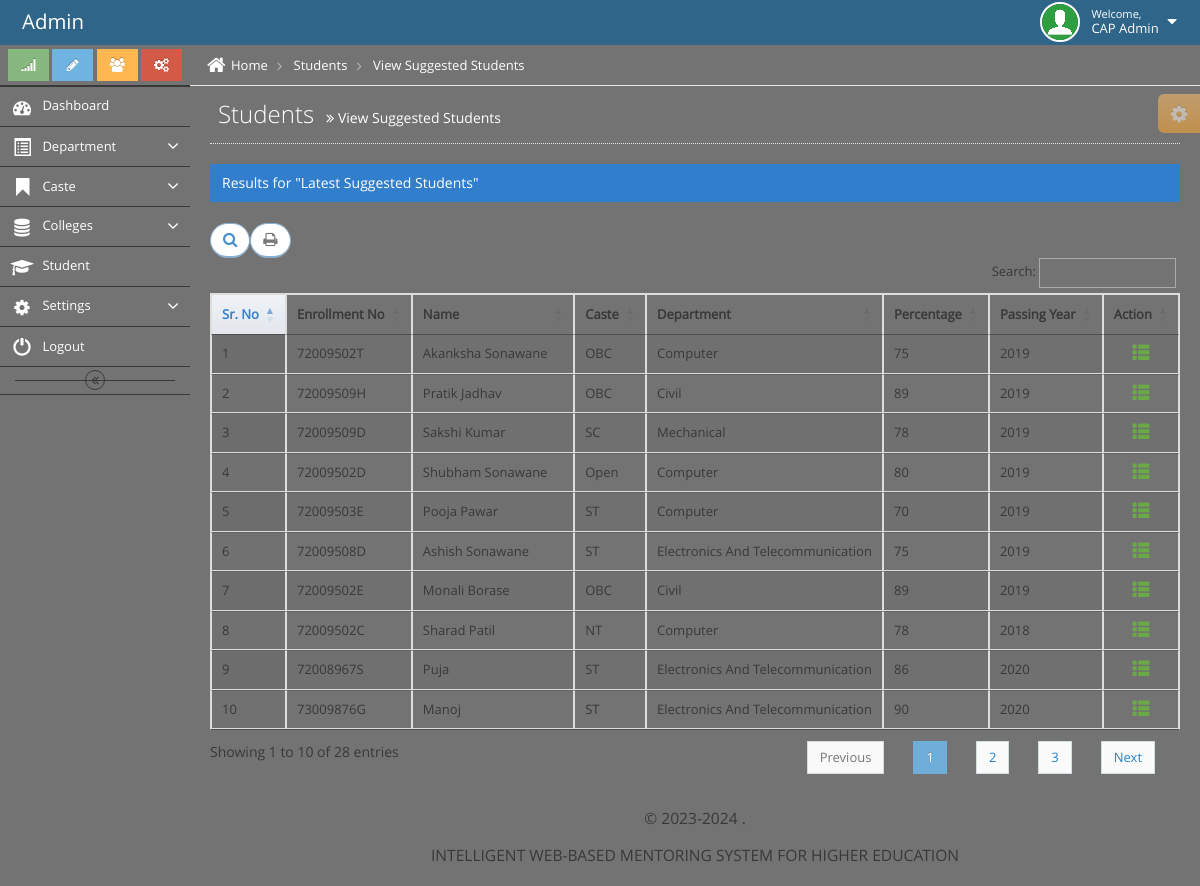
The page /student.php (signed in) on the database its author committed.
### tables this page shows
CREATE TABLE `student_reg` (
  `s_id` int(11) NOT NULL,
  `s_gender` varchar(255) NOT NULL,
  `s_name` varchar(255) NOT NULL,
  `s_caste` varchar(255) NOT NULL,
  `s_enroll_no` varchar(255) NOT NULL,
  `s_per` varchar(255) NOT NULL,
  `s_pass_year` varchar(255) NOT NULL,
  `s_clg_name` varchar(255) NOT NULL,
  `s_uni_name` varchar(255) NOT NULL,
  `s_mob_no` varchar(255) NOT NULL,
  `s_email` varchar(255) NOT NULL,
  `s_dept_name` varchar(255) NOT NULL,
  `s_state` varchar(255) NOT NULL,
  `s_district` varchar(255) NOT NULL,
  `s_taluka` varchar(255) NOT NULL,
  `s_address` text NOT NULL,
  `s_password` varchar(255) NOT NULL,
  `s_photo` varchar(255) NOT NULL,
  `s_approve_status` varchar(255) NOT NULL DEFAULT 'Approved',
  `s_creation_time_stamp` datetime NOT NULL DEFAULT CURRENT_TIMESTAMP
);

### students_tbl.php (the view, shortened to what this page needs)
<?php
include("config.php");
?>
<link rel="stylesheet"  href="https://cdn.datatables.net/1.10.13/css/jquery.dataTables.min.css" />
<link rel="stylesheet"  href="https://cdn.datatables.net/buttons/1.2.4/css/buttons.dataTables.min.css" />
</head>
<body><br />
<div style="overflow: scroll;">
<table width="100%" border="1" cellspacing="0" class="display nowrap table-bordered table-hover" id="example">
        <thead>
            <tr>
              <th>Sr. No</th>
              <th>Enrollment No</th>
              <th>Name</th>
              <th>Caste</th>
              <th>Department</th>
              <th>Percentage</th>
              <th>Passing Year</th>
              <th>Action</th>
            </tr>
        </thead>
        <tbody>
		<?php
		$query="select * from student_reg ORDER BY s_id DESC ";
		$res=mysqli_query($con,$query) or die(mysqli_error($con));
		$counter=0;
		while($row=mysqli_fetch_array($res))
		{
		extract($row)
		?>
		<tr>
				<td><?php echo ++$counter; ?></td>
				<td><?php echo $s_enroll_no; ?></td>
				<td><?php echo $s_name; ?></td>
				<td><?php echo $s_caste; ?></td>
				<td><?php echo $s_dept_name; ?></td>
				<td><?php echo $s_per; ?></td>
				<td><?php echo $s_pass_year; ?></td>
				<td align="center">
					<a class="green" href="view_student_profile.php?s_id=<?php echo $s_id; ?>" title="View Student Profile">
<i class="ace-icon glyphicon glyphicon-th-list bigger-130"></i>
					</a>
				</td>
			</tr>
          <?php
		}
		?>
		</tbody>
</table>
</div>
</body>
</html>

### student.php (shortened to what this page needs)
<!DOCTYPE html>
<html lang="en">
	<head>
<?php
include ('header.php');
?>
<div class="sidebar-toggle sidebar-collapse" id="sidebar-collapse">
					<i id="sidebar-toggle-icon" class="ace-icon fa fa-angle-double-left ace-save-state" data-icon1="ace-icon fa fa-angle-double-left" data-icon2="ace-icon fa fa-angle-double-right"></i>
				</div>
			</div>
			<div class="main-content">
				<div class="main-content-inner">
					<div class="breadcrumbs ace-save-state" id="breadcrumbs">
						<ul class="breadcrumb">
							<li>
								<i class="ace-icon fa fa-home home-icon"></i>
								<a href="home.php">Home</a>
							</li>
							<li>
								Students
							</li>
							<li>
								View Suggested Students
							</li>
						</ul>
					</div>
					<div class="page-content">
						<div class="ace-settings-container" id="ace-settings-container">
							<div class="btn btn-app btn-xs btn-warning ace-settings-btn" id="ace-settings-btn">
								<i class="ace-icon fa fa-cog bigger-130"></i>
							</div>
						</div>
						<div class="row">
							<div class="col-xs-12">
									<div class="page-header">
										<h1>
											Students
											<small>
												<i class="ace-icon fa fa-angle-double-right"></i>
												View Suggested Students
											</small>
										</h1>
									</div>
										<div class="clearfix">
										</div>
										<div class="table-header">
											Results for "Latest Suggested Students"
										</div>
										<div>
											<?php
											include("students_tbl.php");
											?>
<?php
include ('footertable.php');
?>

### header.php (shortened to what this page needs)
	<link rel="stylesheet" href="assets/css/bootstrap.min.css" />
	<link rel="stylesheet" href="assets/font-awesome/4.5.0/css/font-awesome.min.css" />
	<link rel="stylesheet" href="assets/css/ace.min.css" class="ace-main-stylesheet" id="main-ace-style" />
	<link rel="stylesheet" href="assets/css/ace-skins.min.css" />
	<link rel="stylesheet" href="assets/css/ace-rtl.min.css" />
</head>
<body id="elm">
	<div id="navbar" class="navbar navbar-default ace-save-state">
		<div class="navbar-container ace-save-state" id="navbar-container">
			<div class="navbar-header pull-left">
				<a href="home.php" class="navbar-brand">
					<small>
					Admin
					</small>
				</a>
			</div>
			<div class="navbar-buttons navbar-header pull-right" role="navigation">
				<ul class="nav ace-nav">
					<li class=" dropdown-modal">
						<a data-toggle="dropdown" href="#" class="dropdown-toggle">
							<img class="nav-user-photo" src="assets/images/avatars/as.png" alt="ZP CEO Photo" />
							<span class="user-info">
								<small>Welcome, </small>
								<?php
								echo  $_SESSION['name'];
								?>
							</span>
							<i class="ace-icon fa fa-caret-down"></i>
						</a>
					</li>
				</ul>
			</div>
			</div>
		</div>
		<div class="main-container ace-save-state" id="main-container">
			<div id="sidebar" class="sidebar                  responsive ace-save-state">
				<div class="sidebar-shortcuts" id="sidebar-shortcuts">
					<div class="sidebar-shortcuts-large" id="sidebar-shortcuts-large">
						<button class="btn btn-success">
						<i class="ace-icon fa fa-signal"></i>
						</button>
						<button class="btn btn-info">
						<i class="ace-icon fa fa-pencil"></i>
						</button>
						<button class="btn btn-warning">
						<i class="ace-icon fa fa-users"></i>
						</button>
						<button class="btn btn-danger">
						<i class="ace-icon fa fa-cogs"></i>
						</button>
					</div>
					</div>
					<ul class="nav nav-list">
						<li class="">
						</li>
						<li class="">
							<a href="home.php">
								<i class="menu-icon fa fa-tachometer"></i>
								<span class="menu-text"> Dashboard </span>
							</a>
						</li>
						<li class="">
							<a href="#" class="dropdown-toggle">
								<i class="menu-icon glyphicon glyphicon-list-alt"></i>
								<span class="menu-text" color="white"> Department </span>
								<b class="arrow fa fa-angle-down"></b>
							</a>
						</li>
						<li class="">
							<a href="#" class="dropdown-toggle">
								<i class="menu-icon glyphicon glyphicon-bookmark"></i>
								<span class="menu-text"> Caste </span>
								<b class="arrow fa fa-angle-down"></b>
							</a>
						</li>
						<li class="">
							<a href="#" class="dropdown-toggle">
								<i class="menu-icon fa fa-database"></i>
								<span class="menu-text"> Colleges </span>
								<b class="arrow fa fa-angle-down"></b>
							</a>
						</li>
						<li class="">
							<a href="student.php">
								<i class="menu-icon fa fa-mortar-board"></i>
								<span class="menu-text"> Student </span>
							</a>
						</li>
						<li class="">
							<a href="#" class="dropdown-toggle">
								<i class="menu-icon fa fa-cog"></i>
								<span class="menu-text"> Settings </span>
								<b class="arrow fa fa-angle-down"></b>
							</a>
						</li>
													<li class="">
							<a href="logout.php">
								<i class="menu-icon  glyphicon glyphicon-off "></i>
								<span class="menu-text"> Logout </span>
							</a>
						</li>
					</ul>

### footertable.php (shortened to what this page needs)
			<div class="footer">
				<div class="footer-inner">
					<div class="footer-content">
						<span class="bigger-120">
							<span>&copy; 2023-2024 .<br>
								<span class="text-danger" >INTELLIGENT WEB-BASED MENTORING  SYSTEM FOR HIGHER EDUCATION</span></a></span>
						</span>
					</div>
				</div>
			</div>
	</body>
</html>

### header.php (style rules this page uses)
#sidebar { background-color:#737373; }
#breadcrumbs { background-color:#737373; color:white; }
.nav-list>li>a { display: block; height: 39px; line-height: 17px; padding-left: 7px; text-shadow: none!important; font-size: 13px; color: white; }
.dropdown-modal { background-color:#b943aa; }
.breadcrumb>li>a { color:#fff; }
.breadcrumb>li, .breadcrumb>li.active { color: #fff; padding: 0 3px; }
.main-content { margin-left: 0; padding: 0; }
.page-content { background-color: #737373; }
.footer .footer-inner .footer-content { background-color: #737373; }
.footer { height:0; width:0; }
.main-container:before { background-color: #737373; }

### rows shown on the page
student_reg: s_enroll_no "72009502T", s_name "Akanksha Sonawane", s_caste "OBC", s_dept_name "Computer", s_per "75", s_pass_year "2019"
student_reg: s_enroll_no "72009509H", s_name "Pratik Jadhav", s_caste "OBC", s_dept_name "Civil", s_per "89", s_pass_year "2019"
student_reg: s_enroll_no "72009509D", s_name "Sakshi Kumar", s_caste "SC", s_dept_name "Mechanical", s_per "78", s_pass_year "2019"
student_reg: s_enroll_no "72009502D", s_name "Shubham Sonawane", s_caste "Open", s_dept_name "Computer", s_per "80", s_pass_year "2019"
student_reg: s_enroll_no "72009503E", s_name "Pooja Pawar", s_caste "ST", s_dept_name "Computer", s_per "70", s_pass_year "2019"
student_reg: s_enroll_no "72009508D", s_name "Ashish Sonawane", s_caste "ST", s_dept_name "Electronics And Telecommunication", s_per "75", s_pass_year "2019"
student_reg: s_enroll_no "72009502E", s_name "Monali Borase", s_caste "OBC", s_dept_name "Civil", s_per "89", s_pass_year "2019"
student_reg: s_enroll_no "72009502C", s_name "Sharad Patil", s_caste "NT", s_dept_name "Computer", s_per "78", s_pass_year "2018"
student_reg: s_enroll_no "72008967S", s_name "Puja", s_caste "ST", s_dept_name "Electronics And Telecommunication", s_per "86", s_pass_year "2020"
student_reg: s_enroll_no "73009876G", s_name "Manoj", s_caste "ST", s_dept_name "Electronics And Telecommunication", s_per "90", s_pass_year "2020"

### other values the page prints
$_SESSION['name'] "CAP Admin"
